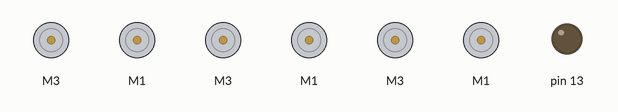
Simulated run of this sketch. Board: Arduino Uno, built with avr-gcc and run on an emulated ATmega328P. On the bench: 6 × DC motor (green arrow = forward, orange = backward, longer = faster), output pins drawn as LEDs (lit = HIGH).

Above: at 0.5 s.
At 2.7 s:
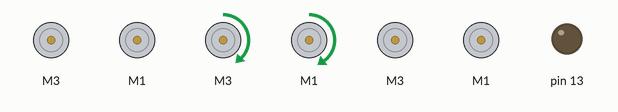
At 4.55 s:
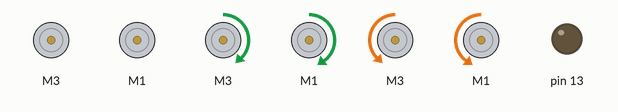
Timing chart, 0 to 5.3 s (numbered marks = the images above):
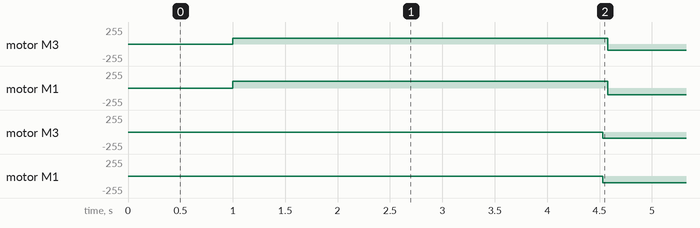

The sketch:

B3_forward_DAB.ino
```cpp
/*
go forward 36 inches.
*/

#include <Wire.h>
#include <Adafruit_MotorShield.h>
#include <math.h>
#include <breadboardbot.h>

// Create the motor shield object with the default I2C address
Adafruit_MotorShield AFMS = Adafruit_MotorShield();

// Define Constants
const byte TESTSPEED = 100;
const byte DIRECTION = TURNLEFT;

// Define 'ports' for motors.
const byte LEFT_MOTOR_PORT = 3;
const byte RIGHT_MOTOR_PORT = 1;
// Create pointers to motor control objects
Adafruit_DCMotor *motorLeft = AFMS.getMotor(LEFT_MOTOR_PORT);
Adafruit_DCMotor *motorRight = AFMS.getMotor(RIGHT_MOTOR_PORT);

void setup(void){
  AFMS.begin();  // create with the default frequency 1.6KHz
  // Turn off all motors to start, just a good habit
  motorLeft->run(RELEASE);
  motorRight->run(RELEASE);
  pinMode(13, OUTPUT);
}

void loop() {
  // put your main code here, to run repeatedly:
  delay(1000);
  drive(36, 100   , *motorLeft, *motorRight);
  allStop(FORWARD, *motorLeft, *motorRight);
}
```

Measured:
- by itself, motor M3: alternates forward 90/255 for 3.6 s and backward 90/255 for 1.1 s
- by itself, motor M1: alternates forward 100/255 for 3.6 s and backward 100/255 for 1.1 s
- by itself, motor M3: stopped → backward 90/255 at 4.5 s
- by itself, motor M1: stopped → backward 100/255 at 4.5 s
